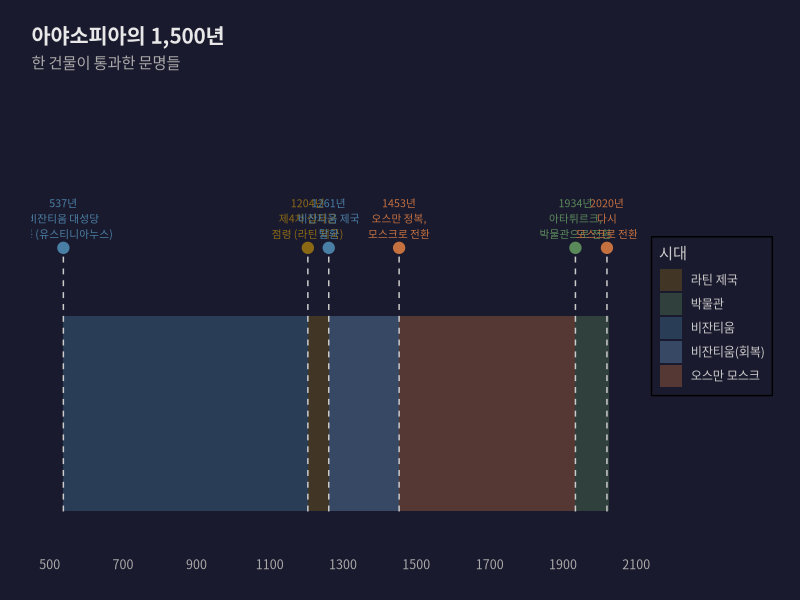
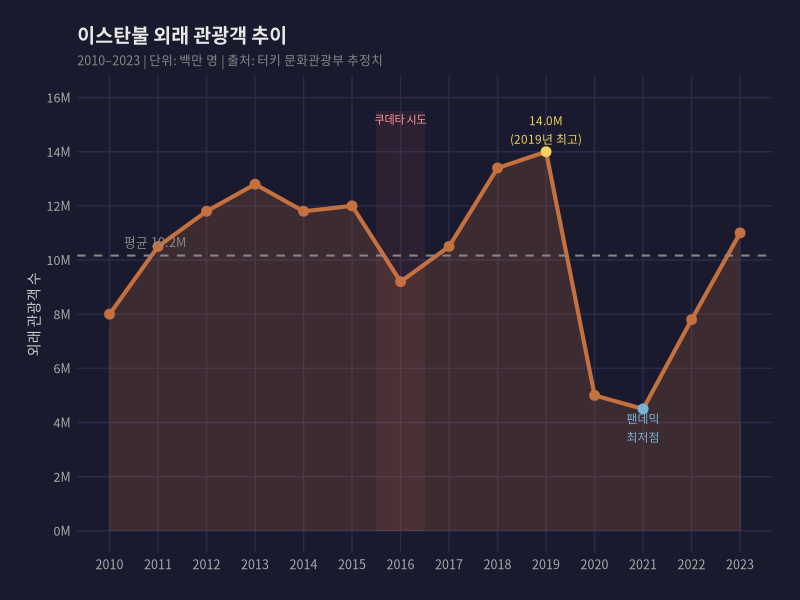
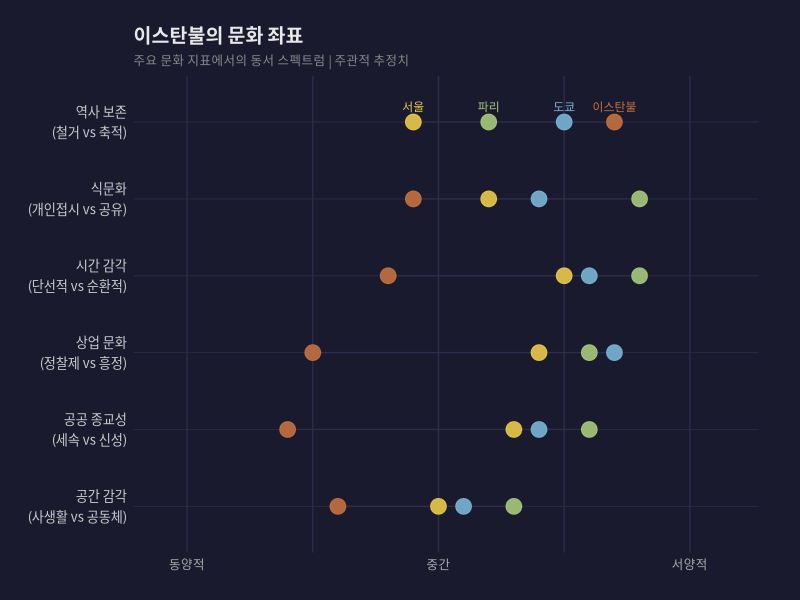
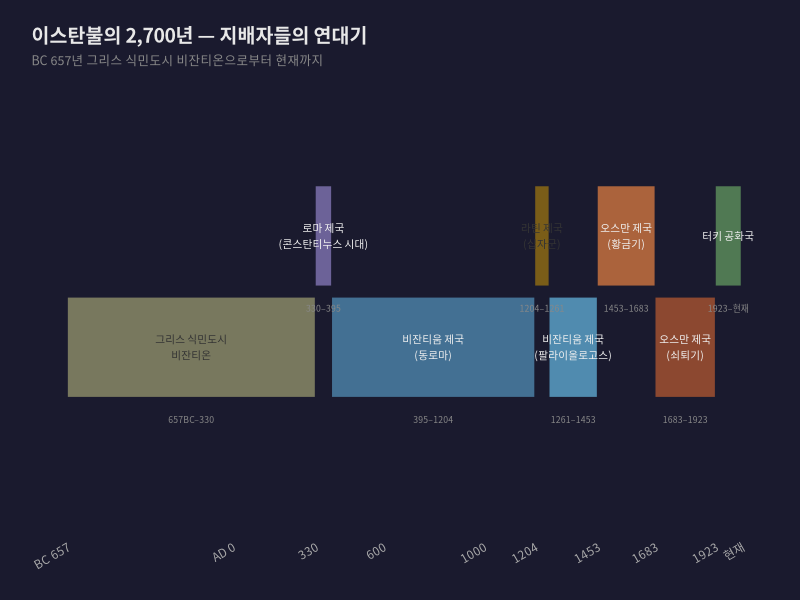
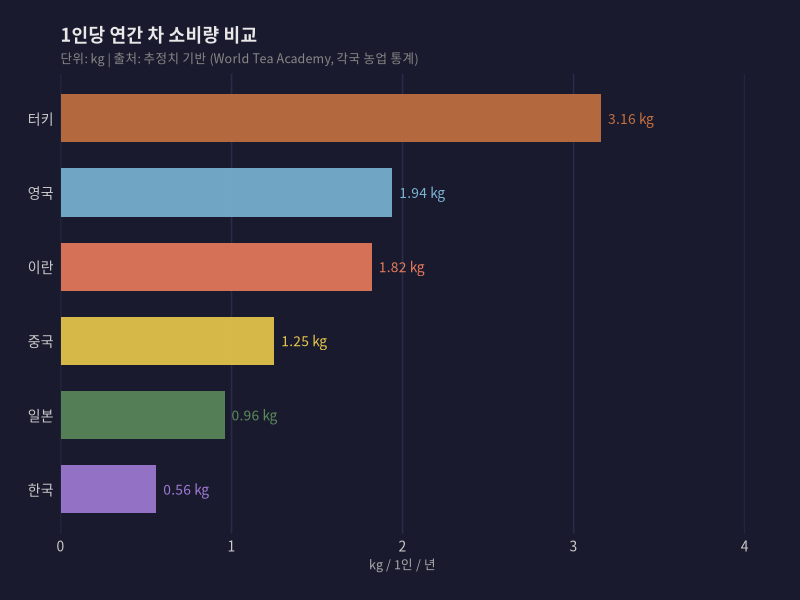

The R script that drew these images, in order:
## ---- chunk 1
#| label: fig-hagia-timeline
#| fig-cap: "아야소피아: 1,500년의 변신"
#| fig-width: 12
#| fig-height: 5

library(ggplot2)
library(dplyr)

events <- data.frame(
  year = c(537, 1204, 1261, 1453, 1934, 2020),
  event = c(
    "비잔티움 대성당\n완공 (유스티니아누스)",
    "제4차 십자군\n점령 (라틴 제국)",
    "비잔티움 제국\n탈환",
    "오스만 정복,\n모스크로 전환",
    "아타튀르크,\n박물관으로 전환",
    "다시\n모스크로 전환"
  ),
  era = c("비잔티움", "라틴 제국", "비잔티움", "오스만", "세속 공화국", "현대 터키"),
  era_color = c("#4a7fa5", "#8b6914", "#4a7fa5", "#c4703f", "#5a8a5a", "#c4703f")
)

era_spans <- data.frame(
  xmin = c(537, 1204, 1261, 1453, 1934),
  xmax = c(1204, 1261, 1453, 1934, 2026),
  era  = c("비잔티움", "라틴 제국", "비잔티움(회복)", "오스만 모스크", "박물관"),
  fill = c("#4a7fa5", "#8b6914", "#6a9fc5", "#c4703f", "#5a8a5a")
)

ggplot() +
  geom_rect(data = era_spans,
            aes(xmin = xmin, xmax = xmax, ymin = 0, ymax = 1, fill = era),
            alpha = 0.35) +
  geom_segment(data = events,
               aes(x = year, xend = year, y = 0, yend = 1.35),
               color = "#cccccc", linewidth = 0.5, linetype = "dashed") +
  geom_point(data = events,
             aes(x = year, y = 1.35, color = era_color),
             size = 3.5) +
  geom_text(data = events,
            aes(x = year, y = 1.5, label = paste0(year, "년\n", event),
                color = era_color),
            size = 2.7, hjust = 0.5, lineheight = 1.2,
            family = "Noto Sans CJK KR") +
  scale_fill_manual(values = setNames(era_spans$fill, era_spans$era)) +
  scale_color_identity() +
  scale_x_continuous(breaks = seq(500, 2100, by = 200),
                     limits = c(450, 2100),
                     expand = c(0, 0)) +
  scale_y_continuous(limits = c(-0.1, 2.1)) +
  labs(title = "아야소피아의 1,500년",
       subtitle = "한 건물이 통과한 문명들",
       x = NULL, y = NULL,
       fill = "시대") +
  theme_minimal(base_family = "Noto Sans CJK KR") +
  theme(
    plot.background = element_rect(fill = "#1a1a2e", color = NA),
    panel.background = element_rect(fill = "#1a1a2e", color = NA),
    panel.grid = element_blank(),
    axis.text.y = element_blank(),
    axis.text.x = element_text(color = "#aaaaaa", size = 9),
    plot.title = element_text(color = "#e8e8e8", size = 15, face = "bold"),
    plot.subtitle = element_text(color = "#aaaaaa", size = 11),
    legend.background = element_rect(fill = "#1a1a2e"),
    legend.text = element_text(color = "#cccccc"),
    legend.title = element_text(color = "#cccccc"),
    plot.margin = margin(20, 20, 20, 20)
  )
## ---- chunk 2
#| label: fig-istanbul-tourism
#| fig-cap: "이스탄불 연간 외래 관광객 추이 (2010–2023)"
#| fig-width: 10
#| fig-height: 5.5

tourism <- data.frame(
  year = 2010:2023,
  visitors_m = c(8.0, 10.5, 11.8, 12.8, 11.8, 12.0, 9.2, 10.5, 13.4, 14.0,
                 5.0, 4.5, 7.8, 11.0)
)

avg_val <- mean(tourism$visitors_m)

ggplot(tourism, aes(x = year, y = visitors_m)) +
  geom_area(fill = "#c4703f", alpha = 0.2) +
  geom_line(color = "#c4703f", linewidth = 1.4) +
  geom_point(aes(
    color = ifelse(visitors_m == max(visitors_m), "#f0d060",
                   ifelse(visitors_m == min(visitors_m[year >= 2015]), "#7ab3d4", "#c4703f"))
  ), size = 3) +
  scale_color_identity() +
  geom_hline(yintercept = avg_val, linetype = "dashed",
             color = "#888888", linewidth = 0.7) +
  annotate("text", x = 2010.3, y = avg_val + 0.5,
           label = paste0("평균 ", round(avg_val, 1), "M"),
           color = "#888888", size = 3.2, hjust = 0,
           family = "Noto Sans CJK KR") +
  annotate("text", x = 2019, y = 14.8,
           label = "14.0M\n(2019년 최고)",
           color = "#f0d060", size = 3, hjust = 0.5, lineheight = 1.3,
           family = "Noto Sans CJK KR") +
  annotate("text", x = 2021, y = 3.8,
           label = "팬데믹\n최저점",
           color = "#7ab3d4", size = 3, hjust = 0.5, lineheight = 1.3,
           family = "Noto Sans CJK KR") +
  annotate("rect", xmin = 2015.5, xmax = 2016.5,
           ymin = 0, ymax = 15.5, alpha = 0.08, fill = "#ff6666") +
  annotate("text", x = 2016, y = 15.2,
           label = "쿠데타 시도",
           color = "#ff9999", size = 2.8, hjust = 0.5,
           family = "Noto Sans CJK KR") +
  scale_x_continuous(breaks = 2010:2023) +
  scale_y_continuous(limits = c(0, 16),
                     breaks = seq(0, 16, by = 2),
                     labels = function(x) paste0(x, "M")) +
  labs(
    title = "이스탄불 외래 관광객 추이",
    subtitle = "2010–2023 | 단위: 백만 명 | 출처: 터키 문화관광부 추정치",
    x = NULL, y = "외래 관광객 수"
  ) +
  theme_minimal(base_family = "Noto Sans CJK KR") +
  theme(
    plot.background = element_rect(fill = "#1a1a2e", color = NA),
    panel.background = element_rect(fill = "#1a1a2e", color = NA),
    panel.grid.major = element_line(color = "#2a2a4a", linewidth = 0.5),
    panel.grid.minor = element_blank(),
    axis.text = element_text(color = "#aaaaaa", size = 9),
    axis.title = element_text(color = "#cccccc", size = 10),
    plot.title = element_text(color = "#e8e8e8", size = 14, face = "bold"),
    plot.subtitle = element_text(color = "#888888", size = 9),
    plot.margin = margin(20, 20, 20, 20)
  )
## ---- chunk 3
#| label: fig-east-west-spectrum
#| fig-cap: "이스탄불의 문화 좌표 — 주요 지표에서의 동서 스펙트럼"
#| fig-width: 11
#| fig-height: 6.5

library(ggplot2)
library(dplyr)

# 각 지표에서 이스탄불, 도쿄(동양 기준), 파리(서양 기준)의 위치 (0=동, 100=서)
spectrum_data <- data.frame(
  dimension = c(
    "식문화\n(개인접시 vs 공유)",
    "시간 감각\n(단선적 vs 순환적)",
    "공공 종교성\n(세속 vs 신성)",
    "상업 문화\n(정찰제 vs 흥정)",
    "공간 감각\n(사생활 vs 공동체)",
    "역사 보존\n(철거 vs 축적)"
  ),
  istanbul = c(45, 40, 20, 25, 30, 85),
  tokyo    = c(70, 80, 70, 85, 55, 75),
  paris    = c(90, 90, 80, 80, 65, 60),
  seoul    = c(60, 75, 65, 70, 50, 45)
)

long_data <- reshape(
  spectrum_data,
  varying = c("istanbul", "tokyo", "paris", "seoul"),
  v.names = "score",
  timevar = "city",
  times = c("istanbul", "tokyo", "paris", "seoul"),
  direction = "long"
) %>%
  mutate(
    city_label = recode(city,
                        "istanbul" = "이스탄불",
                        "tokyo"    = "도쿄",
                        "paris"    = "파리",
                        "seoul"    = "서울"),
    city_color = recode(city,
                        "istanbul" = "#c4703f",
                        "tokyo"    = "#7ab3d4",
                        "paris"    = "#a5c87a",
                        "seoul"    = "#e8c84a")
  )

ggplot(long_data, aes(x = score, y = dimension, color = city_color, group = city)) +
  geom_line(aes(group = dimension), color = "#333355", linewidth = 0.5, alpha = 0.5) +
  geom_point(size = 5, alpha = 0.9) +
  geom_text(data = long_data %>% filter(dimension == "역사 보존\n(철거 vs 축적)"),
            aes(label = city_label, color = city_color),
            vjust = -1.2, size = 3, family = "Noto Sans CJK KR") +
  scale_color_identity() +
  scale_x_continuous(
    limits = c(-5, 108),
    breaks = c(0, 25, 50, 75, 100),
    labels = c("동양적", "", "중간", "", "서양적")
  ) +
  labs(
    title = "이스탄불의 문화 좌표",
    subtitle = "주요 문화 지표에서의 동서 스펙트럼 | 주관적 추정치",
    x = NULL, y = NULL
  ) +
  theme_minimal(base_family = "Noto Sans CJK KR") +
  theme(
    plot.background = element_rect(fill = "#1a1a2e", color = NA),
    panel.background = element_rect(fill = "#1a1a2e", color = NA),
    panel.grid.major.x = element_line(color = "#2a2a4a", linewidth = 0.5),
    panel.grid.major.y = element_line(color = "#2a2a4a", linewidth = 0.3),
    panel.grid.minor = element_blank(),
    axis.text.x = element_text(color = "#aaaaaa", size = 9),
    axis.text.y = element_text(color = "#cccccc", size = 9.5, lineheight = 1.3),
    plot.title = element_text(color = "#e8e8e8", size = 14, face = "bold"),
    plot.subtitle = element_text(color = "#888888", size = 9),
    plot.margin = margin(20, 30, 20, 20)
  )
## ---- chunk 4
#| label: fig-civilizational-timeline
#| fig-cap: "이스탄불을 거쳐간 지배자들 — 문명의 연대기"
#| fig-width: 12
#| fig-height: 7

library(ggplot2)
library(dplyr)

rulers <- data.frame(
  name  = c(
    "그리스 식민도시\n비잔티온",
    "로마 제국\n(콘스탄티누스 시대)",
    "비잔티움 제국\n(동로마)",
    "라틴 제국\n(십자군)",
    "비잔티움 제국\n(팔라이올로고스)",
    "오스만 제국\n(황금기)",
    "오스만 제국\n(쇠퇴기)",
    "터키 공화국"
  ),
  start = c(-657, 330, 395, 1204, 1261, 1453, 1683, 1923),
  end   = c(330, 395, 1204, 1261, 1453, 1683, 1923, 2026),
  fill  = c("#888866", "#7a6faa", "#4a7fa5", "#8b6914",
            "#5a9fc5", "#c4703f", "#a05030", "#5a8a5a"),
  y_pos = c(3, 5, 3, 5, 3, 5, 3, 5)
)

rulers <- rulers %>%
  mutate(duration = end - start,
         midpoint = (start + end) / 2)

ggplot(rulers) +
  geom_rect(aes(xmin = start, xmax = end,
                ymin = y_pos - 0.9, ymax = y_pos + 0.9,
                fill = fill),
            alpha = 0.85, color = "#1a1a2e", linewidth = 0.3) +
  geom_text(aes(x = midpoint, y = y_pos, label = name,
                color = ifelse(fill %in% c("#888866","#8b6914"), "#333333", "#f0f0f0")),
            size = 2.7, lineheight = 1.25, family = "Noto Sans CJK KR") +
  geom_text(aes(x = midpoint, y = y_pos - 1.3,
                label = paste0(abs(start), ifelse(start < 0,"BC",""), "–",
                               ifelse(end == 2026, "현재", end)),
                color = "#888888"),
            size = 2.2, family = "Noto Sans CJK KR") +
  scale_fill_identity() +
  scale_color_identity() +
  scale_x_continuous(
    breaks = c(-657, 0, 330, 600, 1000, 1204, 1453, 1683, 1923, 2026),
    labels = c("BC 657", "AD 0", "330", "600", "1000",
               "1204", "1453", "1683", "1923", "현재"),
    limits = c(-800, 2150),
    expand = c(0, 0)
  ) +
  scale_y_continuous(limits = c(0, 7.5)) +
  labs(
    title = "이스탄불의 2,700년 — 지배자들의 연대기",
    subtitle = "BC 657년 그리스 식민도시 비잔티온으로부터 현재까지",
    x = NULL, y = NULL
  ) +
  theme_minimal(base_family = "Noto Sans CJK KR") +
  theme(
    plot.background = element_rect(fill = "#1a1a2e", color = NA),
    panel.background = element_rect(fill = "#1a1a2e", color = NA),
    panel.grid = element_blank(),
    axis.text.x = element_text(color = "#aaaaaa", size = 8.5, angle = 30, hjust = 1),
    axis.text.y = element_blank(),
    plot.title = element_text(color = "#e8e8e8", size = 14, face = "bold"),
    plot.subtitle = element_text(color = "#888888", size = 9),
    plot.margin = margin(20, 20, 20, 20)
  )
## ---- chunk 5
#| label: fig-tea-culture-compare
#| fig-cap: "차 문화 비교 — 한국, 터키, 일본, 영국 (1인당 연간 소비량 추정치)"
#| fig-width: 9
#| fig-height: 5

tea_data <- data.frame(
  country = c("터키", "중국", "영국", "일본", "한국", "이란"),
  kg_per_capita = c(3.16, 1.25, 1.94, 0.96, 0.56, 1.82),
  color = c("#c4703f", "#e8c84a", "#7ab3d4", "#5a8a5a", "#a07ad4", "#e87a5a")
)

tea_data <- tea_data %>% arrange(desc(kg_per_capita))

ggplot(tea_data, aes(x = reorder(country, kg_per_capita), y = kg_per_capita, fill = color)) +
  geom_col(width = 0.65, alpha = 0.9) +
  geom_text(aes(label = paste0(kg_per_capita, " kg"), color = color),
            hjust = -0.15, size = 3.5, family = "Noto Sans CJK KR") +
  scale_fill_identity() +
  scale_color_identity() +
  scale_y_continuous(limits = c(0, 4), expand = c(0, 0)) +
  coord_flip() +
  labs(
    title = "1인당 연간 차 소비량 비교",
    subtitle = "단위: kg | 출처: 추정치 기반 (World Tea Academy, 각국 농업 통계)",
    x = NULL, y = "kg / 1인 / 년"
  ) +
  theme_minimal(base_family = "Noto Sans CJK KR") +
  theme(
    plot.background = element_rect(fill = "#1a1a2e", color = NA),
    panel.background = element_rect(fill = "#1a1a2e", color = NA),
    panel.grid.major.y = element_blank(),
    panel.grid.major.x = element_line(color = "#2a2a4a", linewidth = 0.5),
    panel.grid.minor = element_blank(),
    axis.text = element_text(color = "#cccccc", size = 10),
    axis.title.x = element_text(color = "#aaaaaa", size = 9),
    plot.title = element_text(color = "#e8e8e8", size = 13, face = "bold"),
    plot.subtitle = element_text(color = "#888888", size = 9),
    plot.margin = margin(20, 40, 20, 20)
  )
